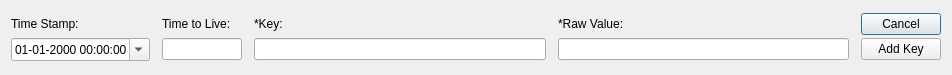
<?xml version="1.0" encoding="UTF-8"?>
<ui version="4.0">
 <class>WindowAddKey</class>
 <widget class="QDialog" name="WindowAddKey">
  <property name="geometry">
   <rect>
    <x>0</x>
    <y>0</y>
    <width>952</width>
    <height>75</height>
   </rect>
  </property>
  <property name="windowTitle">
   <string>Add New Key</string>
  </property>
  <layout class="QGridLayout" name="gridLayout">
   <property name="horizontalSpacing">
    <number>12</number>
   </property>
   <property name="verticalSpacing">
    <number>1</number>
   </property>
   <item row="0" column="3">
    <widget class="QLabel" name="labelValue">
     <property name="text">
      <string>*Raw Value:</string>
     </property>
    </widget>
   </item>
   <item row="0" column="4">
    <widget class="QPushButton" name="buttonCancel">
     <property name="text">
      <string>Cancel</string>
     </property>
    </widget>
   </item>
   <item row="1" column="2">
    <widget class="QLineEdit" name="valueKey"/>
   </item>
   <item row="1" column="4">
    <widget class="QPushButton" name="buttonAdd">
     <property name="text">
      <string>Add Key</string>
     </property>
    </widget>
   </item>
   <item row="0" column="1">
    <widget class="QLabel" name="labelTTL">
     <property name="text">
      <string>Time to Live:</string>
     </property>
    </widget>
   </item>
   <item row="0" column="2">
    <widget class="QLabel" name="labelKey">
     <property name="text">
      <string>*Key:</string>
     </property>
    </widget>
   </item>
   <item row="0" column="0">
    <widget class="QLabel" name="labelTimeStamp">
     <property name="text">
      <string>Time Stamp:</string>
     </property>
    </widget>
   </item>
   <item row="1" column="1">
    <widget class="QLineEdit" name="valueTTL">
     <property name="maximumSize">
      <size>
       <width>80</width>
       <height>16777215</height>
      </size>
     </property>
     <property name="inputMask">
      <string>#ddddd9; </string>
     </property>
    </widget>
   </item>
   <item row="1" column="3">
    <widget class="QLineEdit" name="valueValue"/>
   </item>
   <item row="1" column="0">
    <widget class="QDateTimeEdit" name="dateTimeStamp">
     <property name="maximumSize">
      <size>
       <width>196</width>
       <height>16777215</height>
      </size>
     </property>
     <property name="maximumDate">
      <date>
       <year>2038</year>
       <month>1</month>
       <day>1</day>
      </date>
     </property>
     <property name="minimumDate">
      <date>
       <year>1970</year>
       <month>1</month>
       <day>19</day>
      </date>
     </property>
     <property name="maximumTime">
      <time>
       <hour>0</hour>
       <minute>0</minute>
       <second>0</second>
      </time>
     </property>
     <property name="minimumTime">
      <time>
       <hour>23</hour>
       <minute>59</minute>
       <second>59</second>
      </time>
     </property>
     <property name="displayFormat">
      <string>dd-MM-yyyy HH:mm:ss</string>
     </property>
     <property name="calendarPopup">
      <bool>true</bool>
     </property>
     <property name="timeSpec">
      <enum>Qt::UTC</enum>
     </property>
    </widget>
   </item>
  </layout>
 </widget>
 <tabstops>
  <tabstop>dateTimeStamp</tabstop>
  <tabstop>valueTTL</tabstop>
  <tabstop>valueKey</tabstop>
  <tabstop>valueValue</tabstop>
  <tabstop>buttonCancel</tabstop>
  <tabstop>buttonAdd</tabstop>
 </tabstops>
 <resources/>
 <connections/>
</ui>
